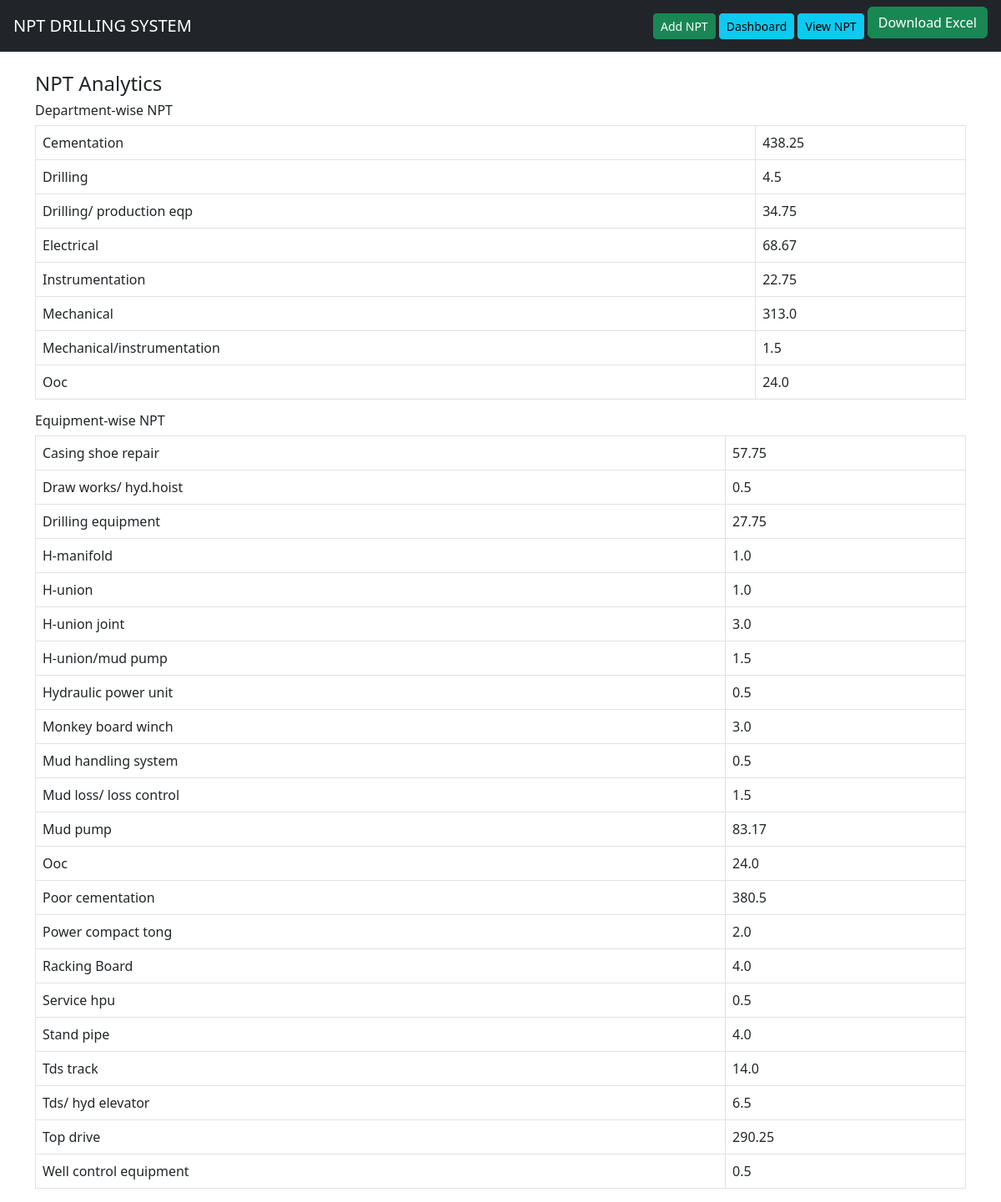
/dashboard, run on the app's committed database.
### tables this page shows
CREATE TABLE "npt_dataset" (
    Date TIMESTAMP,
    Category TEXT,
    Department TEXT,
    Equipment TEXT,
    Time REAL,
    Reason TEXT
);

### app.py (the view)
@app.route("/dashboard")
def dashboard():
    conn = get_db()
    dept_data = conn.execute("""
        SELECT Department, SUM(Time) total
        FROM npt_dataset
        GROUP BY Department
    """).fetchall()
    equip_data = conn.execute("""
        SELECT Equipment, SUM(Time) total
        FROM npt_dataset
        GROUP BY Equipment
    """).fetchall()
    conn.close()
    return render_template("dashboard.html", dept_data=dept_data, equip_data=equip_data)

### app.py (called while the page is built)
def get_db():
    conn = sqlite3.connect(DB_NAME)
    conn.row_factory = sqlite3.Row
    return conn

### templates/dashboard.html
{% extends "base.html" %}
{% block content %}
<h4>NPT Analytics</h4>
<h6>Department-wise NPT</h6>
<table class="table table-bordered">
{% for d in dept_data %}
<tr>
  <td>{{ d.Department }}</td>
  <td>{{ d.total }}</td>
</tr>
{% endfor %}
</table>
<h6>Equipment-wise NPT</h6>
<table class="table table-bordered">
{% for e in equip_data %}
<tr>
  <td>{{ e.Equipment }}</td>
  <td>{{ e.total }}</td>
</tr>
{% endfor %}
</table>
{% endblock %}

### templates/base.html (shortened to what this page needs)
<!DOCTYPE html>
<html>
<head>
    <link href="https://cdn.jsdelivr.net/npm/bootstrap@5.3.0/dist/css/bootstrap.min.css" rel="stylesheet">
</head>
<body>
<nav class="navbar navbar-dark bg-dark px-3">
    <a class="navbar-brand" href="/">NPT DRILLING SYSTEM</a>
    <div>
        <a class="btn btn-success btn-sm" href="/add">Add NPT</a>
        <a class="btn btn-info btn-sm" href="/dashboard">Dashboard</a>
        <a class="btn btn-info btn-sm" href="/">View NPT</a>
        <a class="btn btn-success mb-2"
        href="{{ url_for('download_excel',
                from_date=request.args.get('from_date'),
                to_date=request.args.get('to_date'),
                department=request.args.get('department'),
                equipment=request.args.get('equipment')) }}">
        Download Excel
        </a>
    </div>
</nav>
<div class="container mt-4">
    {% block content %}{% endblock %}
</div>
</body>
</html>

### data on the page
npt_dataset: Department "Mechanical/instrumentation", total "1.5"
npt_dataset: Department "Ooc", total "24.0", Equipment "Ooc"
npt_dataset: Equipment "Draw works/ hyd.hoist", total "0.5"
npt_dataset: Equipment "H-manifold", total "1.0"
npt_dataset: Equipment "H-union", total "1.0"
npt_dataset: Equipment "H-union joint", total "3.0"
npt_dataset: Equipment "H-union/mud pump", total "1.5"
npt_dataset: Equipment "Hydraulic power unit", total "0.5"
npt_dataset: Equipment "Monkey board winch", total "3.0"
npt_dataset: Equipment "Mud handling system", total "0.5"
npt_dataset: Equipment "Mud loss/ loss control", total "1.5"
npt_dataset: Equipment "Service hpu", total "0.5"
npt_dataset: Equipment "Tds track", total "14.0"
npt_dataset: Equipment "Well control equipment", total "0.5"

### other printed values
{{ d.Department }} "Cementation" "Drilling" "Drilling/ production eqp" "Electrical" "Instrumentation" "Mechanical"
{{ d.total }} "438.25" "4.5" "34.75" "68.67" "22.75" "313.0"
{{ e.Equipment }} "Casing shoe repair" "Drilling equipment" "Mud pump" "Poor cementation" "Power compact tong" "Racking Board" "Stand pipe" "Tds/ hyd elevator" "Top drive"
{{ e.total }} "57.75" "27.75" "83.17" "380.5" "2.0" "4.0" "4.0" "6.5" "290.25"
